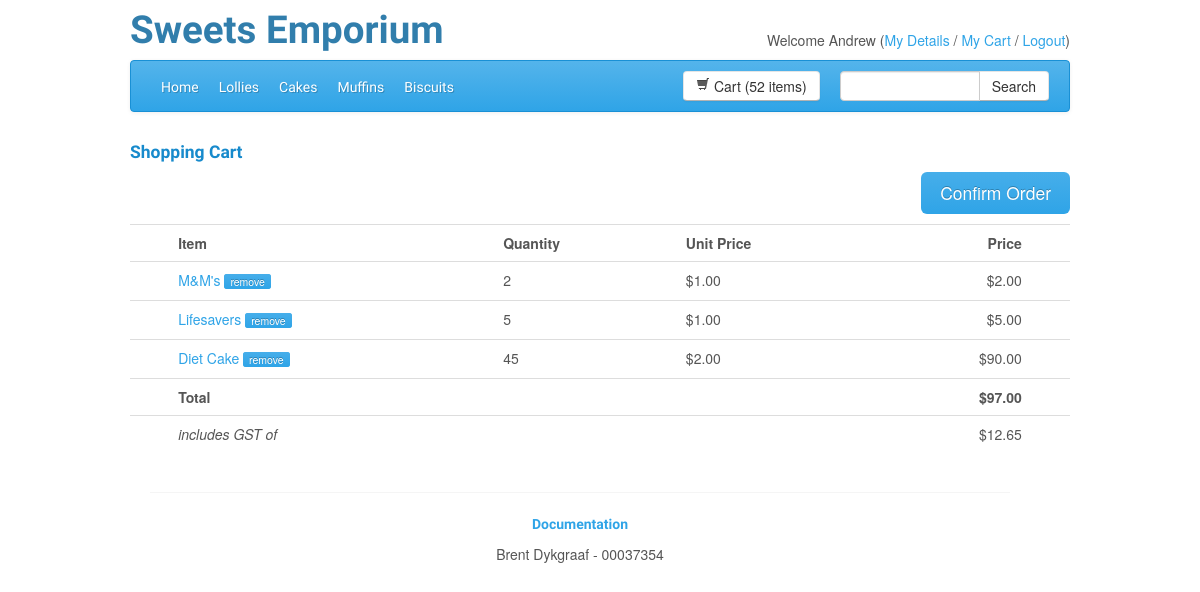
/index.php?s=orderview&p=cart (signed in), run on an earlier commit of the app's database.
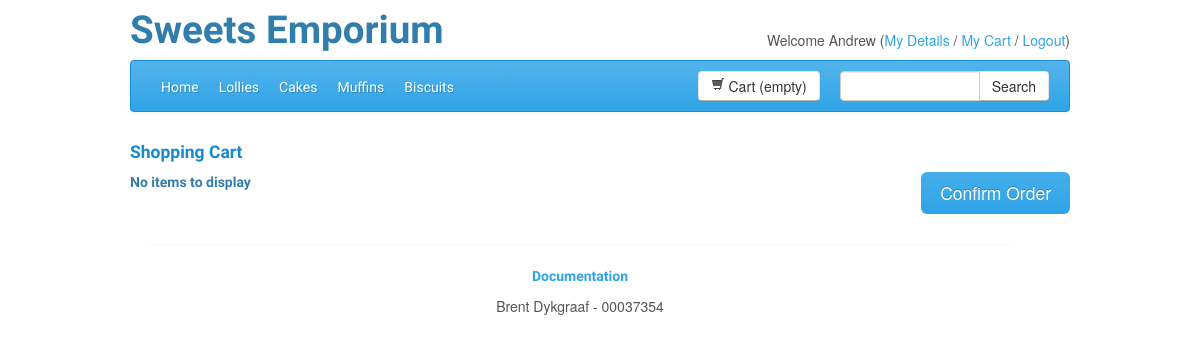
And on a later commit of the database.
### tables this page shows
CREATE TABLE IF NOT EXISTS `orderitems` (
  `orderId` int(11) NOT NULL,
  `productId` int(11) NOT NULL,
  `quantity` int(11) NOT NULL,
  `price` decimal(10,2) NOT NULL,
  PRIMARY KEY (`orderId`,`productId`),
  FOREIGN KEY (`orderId`) REFERENCES orders(`orderId`),
  FOREIGN KEY (`productId`) REFERENCES products(`productId`)
);

CREATE TABLE IF NOT EXISTS `products` (
  `productId` int(11) NOT NULL AUTO_INCREMENT,
  `categoryId` int(11) NOT NULL,
  `name` text NOT NULL,
  `description` longtext NOT NULL,
  `weight` int(11) NOT NULL,
  `stock` int(11) NOT NULL,
  `price` decimal(10,2) NOT NULL,
  PRIMARY KEY (`productId`),
  FOREIGN KEY (`categoryId`) REFERENCES categories(`categoryId`)
);

### index.php (called while the page is built, shortened)
<?php
$viewData = array();
include 'application/includes/startup.php';
$layout = new Layout($viewData);
$layout->display();
?>

### application/src/Order.php (called while the page is built, shortened)
<?php
class Order {
	private $orderID;
	private $itemList;
	private $dbConnection;
	public function __construct($orderID, $dbConnection){
		$this->orderID = $orderID;
		$this->dbConnection = $dbConnection;
		$this->getItemList();
	}
	public function getNumberOfItems(){
		$total = 0;
		foreach($this->getItemList() as $lineItem){
			$total += $lineItem->getQuantity();
		}
		return $total;
	}
	public function getTotalCost(){
		$total = 0;
		foreach($this->getItemList() as $lineItem){
			$total += $lineItem->getQuantity()*$lineItem->getPrice();
		}
		return $total;
	}
	public function getGST(){
		return $this->getTotalCost()/(1+self::GST_RATE)*self::GST_RATE;
	}
	public function getItemList(){
		if (!$this->itemList){
			$list = array();
			$query = "SELECT * FROM orderitems WHERE orderId='".mysqli_real_escape_string($this->dbConnection, $this->orderID)."'";
			$result = mysqli_query($this->dbConnection, $query);
			while ($row = $result->fetch_assoc()) {
				$list[] = new OrderItem($row["orderId"], $row["productId"], $this->dbConnection);
			}
			$this->itemList = $list;
		}
		return $this->itemList;
	}
}

### application/src/User.php (called while the page is built, shortened)
<?php
class User {
	private $userID;
	private $dbConnection;
	public function __construct($userID, $dbConnection){
		$this->userID = $userID;
		$this->dbConnection = $dbConnection;
	}
	public function getCart(){
		$query = "SELECT orderId FROM orders WHERE userId='".mysqli_real_escape_string($this->dbConnection, $this->getUserID())."' AND status='Pending'";
		$result = mysqli_query($this->dbConnection, $query);
		$row = $result->fetch_row();
		return $row[0];
	}
	public function getUserID(){
		return $this->userID;
	}
}

### application/includes/startup.php (called while the page is built, shortened)
<?php
include 'application/src/Layout.php';
include 'application/src/Order.php';
include 'application/src/OrderItem.php';
include 'application/src/User.php';
$db = new Database();
$dbConnection = $db->getDbConnection();
if(isset($_SESSION["userID"])){
	$viewData["user"] = new User($_SESSION["userID"], $dbConnection);
} else {
	$viewData["user"] = null;
}
if(isset($_SESSION["cartID"])){
	$viewData["cart"] = new Order($_SESSION["cartID"], $dbConnection);
	if ($viewData["user"]){
		$viewData["cart"]->setUserID($viewData["user"]->getUserID());
		$viewData["cart"]->save();
	}
} else {
	if($viewData["user"]){
		if ($viewData["user"]->getCart()){
			$_SESSION["cartID"] = $viewData["user"]->getCart();
		} else {
			$viewData["cart"] = new Order(null, $dbConnection);
			$viewData["cart"]->setUserID($viewData["user"]->getUserID());
			$viewData["cart"]->save();
			$_SESSION["cartID"] = $viewData["cart"]->getOrderID();
		}
	} else {
		$viewData["cart"] = null;
	}
}

### application/src/OrderItem.php (called while the page is built, shortened)
<?php
class OrderItem {
	private $orderID;
	private $productID;
	private $productName;
	private $quantity;
	private $price;
	private $dbConnection;
	public function __construct($orderID, $productID, $dbConnection){
		$this->orderID = $orderID;
		$this->productID = $productID;
		$this->dbConnection = $dbConnection;
	}
	public function getProductId(){
		return $this->productID;
	}
	public function getProductName(){
		if (!$this->productName){
			$query = "SELECT name FROM products WHERE productId='".mysqli_real_escape_string($this->dbConnection, $this->productID)."'";
			$result = mysqli_query($this->dbConnection, $query);
			$row = $result->fetch_row();
			$this->productName = $row[0];
		}
		return $this->productName;
	}
	public function getQuantity(){
		if ($this->quantity === null){
			$query = "SELECT quantity FROM orderitems WHERE orderId='".mysqli_real_escape_string($this->dbConnection, $this->orderID);
			$query .= "' AND productId='".mysqli_real_escape_string($this->dbConnection, $this->productID)."'";
			$result = mysqli_query($this->dbConnection, $query);
			$row = $result->fetch_row();
			$this->quantity = $row[0];
		}
		return $this->quantity;
	}
	public function getPrice(){
		if (!$this->price){
			$query = "SELECT price FROM orderitems WHERE orderId='".mysqli_real_escape_string($this->dbConnection, $this->orderID);
			$query .= "' AND productId='".mysqli_real_escape_string($this->dbConnection, $this->productID)."'";
			$result = mysqli_query($this->dbConnection, $query);
			$row = $result->fetch_row();
			$this->price = $row[0];
		}
		return $this->price;
	}
}

### application/templates/pages/orderview.phtml (the view)
<div class="container" id="mainContainer">
	<?php if ($page=="cart"){
		$order = $cart;
		?>
		<h4 class="text-info">Shopping Cart</h4>
		<?php if($user){ ?>
			<a href="index.php?s=confirmOrder" class="btn-large btn-primary catButton">Confirm Order</a>
		<?php } else { ?>
			<a href="index.php?s=login" class="btn-large btn-primary catButton">Login to order</a>
		<?php } ?>
	<?php } else { ?>
		<h4 class="text-info">Order Detail</h4>
	<?php } ?>
	<?php if (!$order || !$order->getItemList()){ ?>
		<h5>No items to display</h5>
	<?php } else { ?>
		<table class="table">
			<tr>
				<th></th>
				<th>Item</th>
				<th>Quantity</th>
				<th>Unit Price</th>
				<th class="price">Price</th>
				<th></th>
			</tr>
			<?php
			foreach ($order->getItemList() as $orderItem){
			?>
			<tr>
				<td></td>
				<td><a href="index.php?s=product&amp;p=<?php echo $orderItem->getProductId(); ?>"><?php echo $orderItem->getProductName(); ?></a>
				<a href="index.php?s=removeItem&amp;p=<?php echo $orderItem->getProductId(); ?>" class="btn-mini btn-primary">remove</a>
				</td>
				<?php
				$qty = $orderItem->getQuantity();
				$prc = $orderItem->getPrice();
				?>
				<td><?php echo $qty; ?></td>
				<td><?php echo '$'.number_format($prc, 2); ?></td>
				<td class="price"><?php echo '$'.number_format($qty*$prc, 2); ?></td>
				<td></td>
			</tr>
			<?php
			}
			?>
			<tr>
				<td></td>
				<td colspan="3" ><b>Total</b></td>
				<td class="price"><?php echo '<b>$'.number_format($order->getTotalCost(), 2).'</b>'; ?></td>
				<td></td>
			</tr>
			<tr>
				<td></td>
				<td colspan="3"><i>includes GST of</i></td>
				<td class="price"><?php echo '$'.number_format($order->getGST(), 2); ?></td>
				<td></td>
			</tr>
		</table>
	<?php } ?>
</div>

### application/templates/layout/header.phtml (shortened to what the changed rows need)
<div class="row">
	<div class="header-title span7">
		<h1>Sweets Emporium</h1>
	</div>
</div>
<div class="navbar">
	<div class="navbar-inner">
	<ul class="nav">
		<li <?php if($screen=="home"){echo 'class="active"';}?>><a href="index.php">Home</a></li>
		<li <?php if($screen=="category" && $page=="1"){echo 'class="active"';}?>><a href="index.php?s=category&amp;p=1">Lollies</a></li>
		<li <?php if($screen=="category" && $page=="2"){echo 'class="active"';}?>><a href="index.php?s=category&amp;p=2">Cakes</a></li>
		<li <?php if($screen=="category" && $page=="3"){echo 'class="active"';}?>><a href="index.php?s=category&amp;p=3">Muffins</a></li>
		<li <?php if($screen=="category" && $page=="4"){echo 'class="active"';}?>><a href="index.php?s=category&amp;p=4">Biscuits</a></li>
	</ul>
	<div class="input-append searchbox">
		<input class="span2" id="searchBox" type="text">
		<button class="btn" type="button" id="searchButton">Search</button>
	</div>
	<?php
	$numItems = "empty";
	if ($cart){
		$num = $cart->getNumberOfItems();
		if ($num == 1){
			$numItems = "1 item";
		} elseif ($num > 1){
			$numItems = $num." items";
		}
	}
	 ?>
	<a href="index.php?s=orderview&amp;p=cart" id="cartHeader" class="btn btn cartbox"><i class="icon-shopping-cart"></i> Cart (<?php echo $numItems; ?>)</a>
	</div>
</div>

What changed in the data, as far as the page shows it:
removed orderitems: productId.name "M&M's", quantity "2", price "1.00", $qty*$prc "2.00"
removed orderitems: productId.name "Lifesavers", quantity "5", price "1.00", $qty*$prc "5.00"
removed orderitems: productId.name "Diet Cake", quantity "45", price "2.00", $qty*$prc "90.00"
Also different on the page:
$numItems: "52 items" → "empty"
$order->getTotalCost(): "97.00" → (not shown)
$order->getGST(): "12.65" → (not shown)
text no longer shown: "Item Quantity Unit Price Price Total $ includes GST of $"
text now shown: "No items to display"
